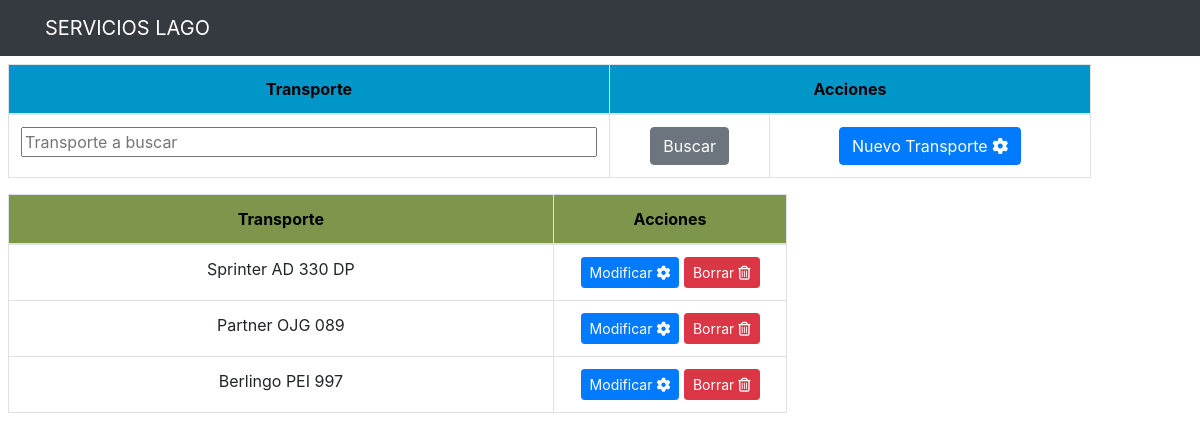
/abmb/estados.php, run on the app's committed database.
### tables this page shows
CREATE TABLE `transportes` (
  `id` int(5) NOT NULL,
  `Transporte` varchar(85) DEFAULT NULL
);

### abmb/estados.php (the view, shortened to what this page needs)
<?php
$esta = $_SERVER['PHP_SELF'];
?>
<div class="col-md-12 container p-2">
	<div class="row">
		<div class="col-md-11">
			<form action="<?php echo $esta ?>" method="POST">
				<table class="table table-bordered">
					<thead class="thead-cel" style="text-align:center">
						<tr>
							<th style="width: 50%">Transporte</th>
							<th style="width: 40%" colspan=2>Acciones</th>
						</tr>
					</thead>
					<tbody>
							<tr>
								<td><input text="trans" name="trans" style="width: 100%" placeholder="Transporte a buscar"></td>
								<td><input type="submit" name="Busca" value="Buscar" class="btn btn-secondary"></td>
								<td><a href="/Servicios/Altas/altatrans.php?flag=0" class="btn btn-primary"> Nuevo Transporte <i class="fa fa-cog fa-spin"></i>
								</a></td>
							</tr>
					</tbody>
				</table>
			</form>
		</div>
	</div>
	<div class="row">
		<div class="col-md-8">
				<table class="table table-condensed table-bordered table-hover">
					<thead class="thead-dario" style="text-align:center">
						<tr>
							<th style="width: 70%">Transporte</th>
							<th style="width: 30%">Acciones</th>
					</thead>
					<tbody>
						<?php
							if (isset($_POST['Busca'])){
								$mitrans= '%' . $_POST['trans'] . '%';
								$query = "SELECT * FROM transportes WHERE Transporte like '$mitrans'";
							}
							else{
								$query = "SELECT * FROM transportes";
							}
							$result_tasks = mysqli_query($conn,$query);
							while ($row=mysqli_fetch_array($result_tasks)) {
						?>
								<tr>
									<td><?php echo $row['Transporte'] ?></td>
									<td>
										<a href="/Servicios/Modif/modiftrans.php?id=<?php echo $row['id'] ?>" class=
										"btn btn-primary btn-sm">
											Modificar <i class="fa fa-cog fa-spin"></i>
										</a>
										<a href="/Servicios/Bajas/borratrans.php?id=<?php echo $row['id'] ?>" class=
										"btn btn-danger btn-sm">
											Borrar <i class="far fa-trash-alt"></i>
										</a>
									</td>
								</tr>
						<?php }
						?>
					</tbody>
				</table>
		</div>
	</div>
</div>

### includes/header.php (style rules this page uses)
.container { text-align: center; }
.thead-cel { background-color: rgb(0, 150, 200); color: black; }
.thead-dario { background-color: rgb(125, 150, 75); color: black; }

### data on the page
transportes: Transporte "Sprinter AD 330 DP"
transportes: Transporte "Partner OJG 089"
transportes: Transporte "Berlingo PEI 997"
